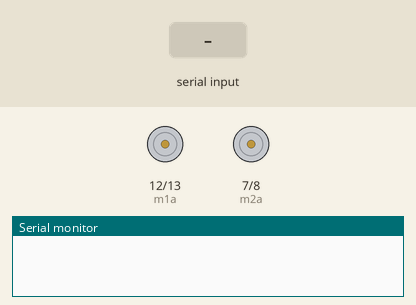
Bench run of a sketch on a simulated Arduino Uno, built with avr-gcc and run on an emulated ATmega328P. On the bench: motor-driver pin pairs drawn as motors (green arrow = first pin HIGH = forward, orange = second pin HIGH = backward, longer = more drive, scaled by the enable pin), the last lines printed to the serial monitor. The test bench sets the inputs (shaded band).

Above: at 1.2 s.
1.3 s: "F" received over Serial
At 1.8 s:
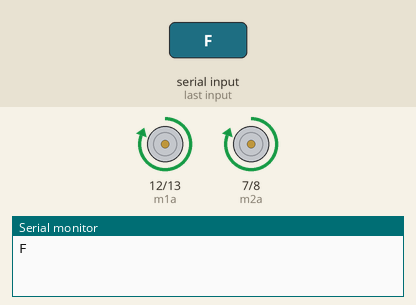
2.8 s: "B" received over Serial
At 4.0 s:
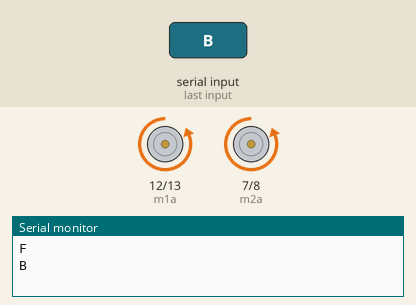
4.3 s: "L" received over Serial
At 5.3 s:
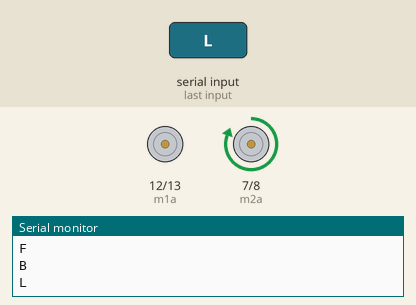
5.8 s: "R" received over Serial
At 6.4 s:
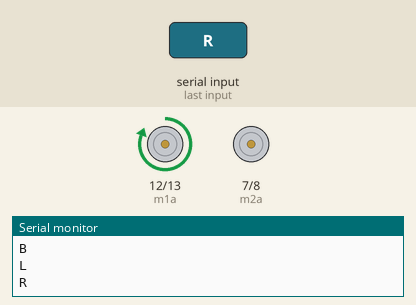
7.3 s: "J" received over Serial
At 7.6 s:
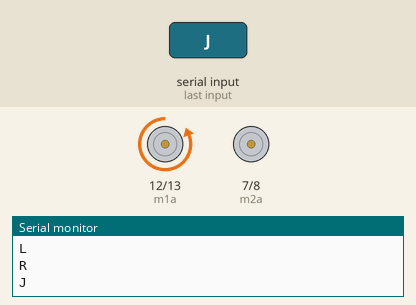
8.8 s: "H" received over Serial
At 9.9 s:
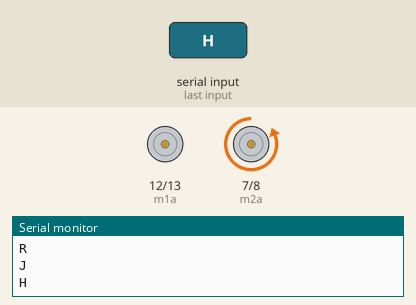
Timing chart, 0 to 11.3 s (numbered marks = the images above; inputs shaded):
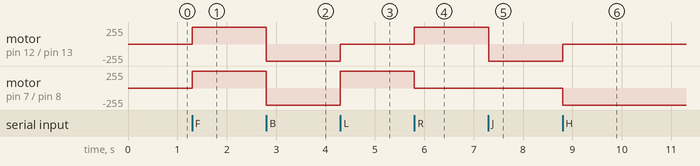

Measured:
- after the input at 1.3 s, motor on pin 12 (m1a) / pin 13 (m1b), motor on pin 7 (m2a) / pin 8 (m2b): stopped → forward 255/255 at once
- after the input at 2.8 s, motor on pin 12 (m1a) / pin 13 (m1b), motor on pin 7 (m2a) / pin 8 (m2b): forward 255/255 → backward 255/255 at once
- after the input at 4.3 s, motor on pin 12 (m1a) / pin 13 (m1b): backward 255/255 → stopped at once; motor on pin 7 (m2a) / pin 8 (m2b): backward 255/255 → forward 255/255 at once
- after the input at 5.8 s, motor on pin 12 (m1a) / pin 13 (m1b): stopped → forward 255/255 at once; motor on pin 7 (m2a) / pin 8 (m2b): forward 255/255 → stopped at once
- after the input at 7.3 s, motor on pin 12 (m1a) / pin 13 (m1b): forward 255/255 → backward 255/255 at once
- after the input at 8.8 s, motor on pin 12 (m1a) / pin 13 (m1b): backward 255/255 → stopped at once; motor on pin 7 (m2a) / pin 8 (m2b): stopped → backward 255/255 at once

The sketch:

bluetooth_modules.ino
```cpp
int m1a = 12;
int m1b = 13;
int m2a = 7;  //
int m2b = 8;
int en1 =2;
int en2 = 3;
char val;

void setup()
{
  pinMode(en1, OUTPUT);
  pinMode(en2, OUTPUT);
pinMode(m1a, OUTPUT);  // Digital pin 10 set as output Pin
pinMode(m1b, OUTPUT);  // Digital pin 11 set as output Pin
pinMode(m2a, OUTPUT);  // Digital pin 12 set as output Pin
pinMode(m2b, OUTPUT);  // Digital pin 13 set as output Pin
Serial.begin(9600);
}

void loop()
{
  digitalWrite(en1, HIGH);
  digitalWrite(en2, HIGH);
  while (Serial.available() > 0)
  {
  val = Serial.read();
  Serial.println(val);
  }

  if( val == 'F') // Forward
    {
      digitalWrite(m1a, HIGH);
      digitalWrite(m1b, LOW);
      digitalWrite(m2a, HIGH);
      digitalWrite(m2b, LOW);
    }
  else if(val == 'B') // Backward
    {
      digitalWrite(m1a, LOW);
      digitalWrite(m1b, HIGH);
      digitalWrite(m2a, LOW);
      digitalWrite(m2b, HIGH);
    }

    else if(val == 'L') //Left
    {
    digitalWrite(m1a, LOW);
    digitalWrite(m1b, LOW);
    digitalWrite(m2a, HIGH);
    digitalWrite(m2b, LOW);
    }
    else if(val == 'R') //Right
    {
    digitalWrite(m1a, HIGH);
    digitalWrite(m1b, LOW);
    digitalWrite(m2a, LOW);
    digitalWrite(m2b, LOW);
    }

  else if(val == 'S') //Stop
    {
    digitalWrite(m1a, LOW);
    digitalWrite(m1b, LOW);
    digitalWrite(m2a, LOW);
    digitalWrite(m2b, LOW);
    }
  else if(val == 'I') //Forward Right
    {
    digitalWrite(m1a, HIGH);
    digitalWrite(m1b, LOW);
    digitalWrite(m2a, LOW);
    digitalWrite(m2b, LOW);
    }
  else if(val == 'J') //Backward Right
    {
    digitalWrite(m1a, LOW);
    digitalWrite(m1b, HIGH);
    digitalWrite(m2a, LOW);
    digitalWrite(m2b, LOW);
    }
   else if(val == 'G') //Forward Left
    {
    digitalWrite(m1a, LOW);
    digitalWrite(m1b, LOW);
    digitalWrite(m2a, HIGH);
    digitalWrite(m2b, LOW);
    }
  else if(val == 'H') //Backward Left
    {
    digitalWrite(m1a, LOW);
    digitalWrite(m1b, LOW);
    digitalWrite(m2a, LOW);
    digitalWrite(m2b, HIGH);
    }
}
```
